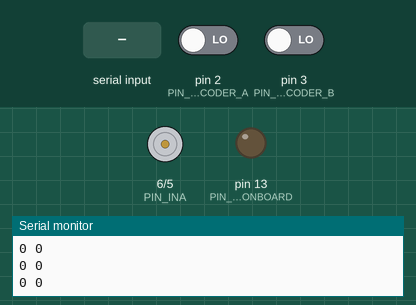
This sketch was run on a simulated Arduino Uno, built with avr-gcc and run on an emulated ATmega328P. On the bench: motor-driver pin pairs drawn as motors (green arrow = first pin HIGH = forward, orange = second pin HIGH = backward, longer = more drive, scaled by the enable pin), output pins drawn as LEDs (lit = HIGH), the last lines printed to the serial monitor. Inputs (shaded band) come from the test bench; at power-on: pin 2 (PIN_ENCODER_A) LOW, pin 3 (PIN_ENCODER_B) LOW.

Above: at 1.2 s.
1.3 s: "wa90\n" received over Serial
At 3.1 s:
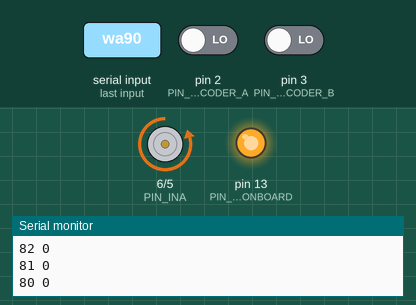
4.3 s: "s90\n" received over Serial
At 4.8 s:
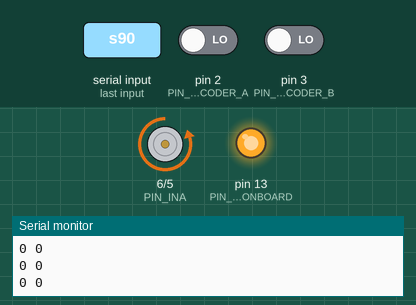
5.8 s: "wa90\n" received over Serial
At 6.01 s:
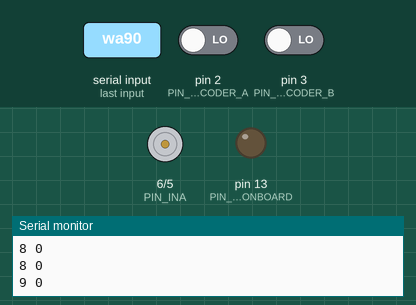
8.8 s: "p90\n" received over Serial
At 9.7 s:
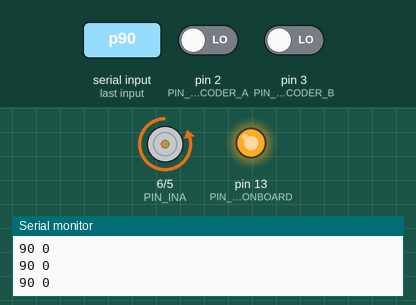
10.3 s: "s90\n" received over Serial
At 11.7 s:
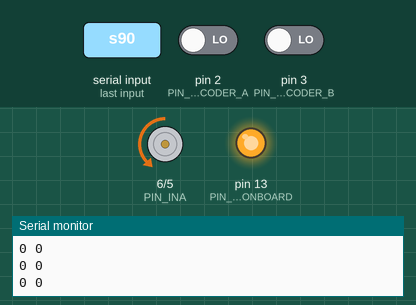
Timing chart, 0 to 12.8 s (numbered marks = the images above; inputs shaded):
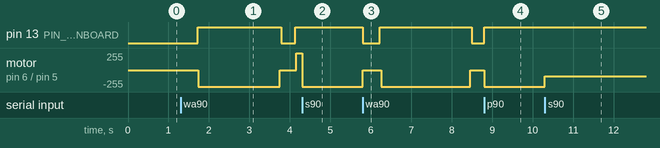

Measured:
- after the input at 1.3 s, pin 13 (PIN_LED_ONBOARD): LOW → HIGH after 0.42 s, → LOW 2.1 s later, → HIGH 0.35 s later; motor on pin 6 (PIN_INA) / pin 5 (PIN_INB): stopped → backward 250/255 after 0.44 s, → stopped 2.0 s later, → forward 250/255 0.41 s later
- after the input at 4.3 s, motor on pin 6 (PIN_INA) / pin 5 (PIN_INB): forward 250/255 → backward 250/255 at once
- after the input at 5.8 s, pin 13 (PIN_LED_ONBOARD): HIGH → LOW at once, → HIGH 0.42 s later, → LOW 2.3 s later; motor on pin 6 (PIN_INA) / pin 5 (PIN_INB): backward 250/255 → stopped at once, → backward 250/255 0.46 s later, → stopped 2.2 s later
- after the input at 8.8 s, motor on pin 6 (PIN_INA) / pin 5 (PIN_INB): stopped → backward 250/255 at once
- after the input at 10.3 s, motor on pin 6 (PIN_INA) / pin 5 (PIN_INB): backward 250/255 → backward 90/255 at once

The sketch:

PIDControl.ino
```cpp
#include "Simple_Function.h"
#include "Constant_Definition.h"

// #include <Encoder.h>

/*== Timer Variables ==*/
Constant_Timer Timer_Encoder ;
Constant_Timer Timer_USB ;
Constant_Timer Timer_Control ;

/*== Motor Variables ==*/
volatile signed long slEncoder_Counter = 0 ;
volatile signed long slSet_Point = 0 ;

static signed long slSet_Wave_Center = 0 ;
static float fWave_Amp = AMPLITUDE_DEFAULT ;
static float fWave_Period = PERIOD_DEFAULT_MS ;
static float fWave_Interval = 6.28 * TIME_CONTROL_MS / fWave_Period ;
static float fWaveCounter = 0 ;

static int iSpeed = 0 ;

static char cControlMode = 0 ;

// Encoder myEnc(PIN_ENCODER_A, PIN_ENCODER_B ) ;
/*Speed and Acceleration Measurement*/
int prevPos = 0;
float prevSpeed = 0;
float currSpeed;
float maxSpeed = 0;
float currAcc;
float maxAcc = 0;

void setup() {
  Hardware_Setup() ;
  Software_Setup() ;
}

void loop() {
  USB_CMD_Task() ;
  USB_Plot_Task() ;
  Control_Task() ;
}

/*========= Function =========*/
/*==== Setup Function ====*/
void Hardware_Setup(void ) {
  /*== LED Setup Function ==*/
  // config IO direction of LED
  pinMode(PIN_LED_ONBOARD, OUTPUT ) ;

  /*== USB Setup Function ==*/
  // config USB UART baud rate
  Serial.begin(BAUDRATE_USB ) ;

  /*== Motor Setup Function ==*/
  pinMode(PIN_INA, OUTPUT ) ;
  pinMode(PIN_INB, OUTPUT ) ;
  pinMode(PIN_ENABLE, OUTPUT ) ;

  pinMode(PIN_ENCODER_A, INPUT ) ;
  pinMode(PIN_ENCODER_B, INPUT ) ;

  attachInterrupt(digitalPinToInterrupt(PIN_ENCODER_A ), Encoder_Task_Simple, CHANGE ) ;
  attachInterrupt(digitalPinToInterrupt(PIN_ENCODER_B ), Encoder_Task_Simple, CHANGE ) ;

  // attachInterrupt(digitalPinToInterrupt(PIN_ENCODER_A ), Encoder_Task, CHANGE ) ;
  // attachInterrupt(digitalPinToInterrupt(PIN_ENCODER_B ), Encoder_Task, CHANGE ) ;

  Encoder_Task_Simple() ;
}

void Software_Setup(void ) {
  /*== Timer Setup Function ==*/
  Timer_USB.Timer_Task(0 ) ;
  Timer_Encoder.Timer_Task(0 ) ;
  Timer_Control.Timer_Task(0 ) ;

  /*== Motor Control Setup Function ==*/
  slEncoder_Counter = 0 ;
  slSet_Point = 0 ;
  iSpeed = 0 ;
  cControlMode = MODE_SPEED ;
  MOTOR_STOP() ;

  /*== Setup Finished!! ==*/
  Serial.print("SetPoint" ) ;
  Serial.print(" ") ;
  Serial.println("Encoder" ) ;
}

/*==== Basic Function ====*/

/*== USB Function ==*/
void USB_CMD_Task(void ) {
  static signed long _slWave = 0 ;
  static signed long _slData0 = 0 ;
  static int _iData0 = 0 ;
  static char _cCommand, _cCommand2, _cTemp ;

  static String _sStringIn = "" ;
  static char _cDataIn[BUFFER_SIZE_USB] ;
  static bool _bData_Complete ;

  static int _iTemp =  0 ;

  // Read buffer
  while ((_cTemp = Serial.read() ) != -1 )
  {
    if (_cTemp == '\n') {
      _bData_Complete = true ;
      break ;
    }
    else _sStringIn += _cTemp ;
  }

  if (_bData_Complete ) {
    _sStringIn.toCharArray(_cDataIn, BUFFER_SIZE_USB ) ;
    // check case
    switch (_cDataIn[0] )
    {
      case CASE_SPEED:
        cControlMode = MODE_SPEED ;
        _iTemp = sscanf(_cDataIn, "s%d", &_iData0 ) ;
        if (_iTemp > 0 ) {
          if (abs(_iData0 ) > MAX_DUTY ) ;
          else iSpeed = _iData0 ;
        }
        break ;
      case CASE_POSITION_STEP:
        _iTemp = sscanf(_cDataIn, "p%ld", &_slData0 ) ;
        if (_iTemp > 0 ) {
          if (abs(_slData0 ) > MOTOR_ENCODER_PPR ) ;
          else {
            cControlMode = MODE_POSITION_STEP ;
            slSet_Point = _slData0 ;
          }
        }
        break ;
      case CASE_WAVE_SIN:
        // check sub-case
        switch (_cDataIn[1] )
        {
          case SUB_CASE_WAVE_AMP:
            _iTemp = sscanf(_cDataIn, "wa%ld", &_slData0 ) ;
            if (_iTemp > 0 ) {
              fWave_Amp = abs(_slData0 ) ;
            }
            break ;
          case SUB_CASE_WAVE_PERIOD:
            _iTemp = sscanf(_cDataIn, "wf%ld", &_slData0 ) ;
            if (_iTemp > 0 ) {
              _slData0 = abs(_slData0 ) ;
              fWaveCounter = fWaveCounter * (float)_slData0 / fWave_Period ;
              fWave_Period = (float)_slData0 ;
              fWave_Interval = 6.28 * TIME_CONTROL_MS / fWave_Period ;
            }
            break ;
          default:
            break ;
        }
        if (cControlMode != MODE_POSITION_WAVE ) {
          slSet_Wave_Center = slSet_Point ;
        }
        cControlMode = MODE_POSITION_WAVE ;
        break ;
      default:
        break ;
    }
    _sStringIn = "" ;
    _bData_Complete = false ;
  }
}

void USB_Plot_Task(void ) {
  if (Serial.availableForWrite() >= BUFFER_SIZE_USB) {
    if (Timer_USB.Timer_Task(TIME_USB_MS_PLOT ) ) {
      Serial.print(slSet_Point ) ;
      Serial.print(" ") ;
      Serial.println(slEncoder_Counter ) ;
//      Measurement_Task(slEncoder_Counter);
    }
  }
}

void Measurement_Task(int currPos) {
  currSpeed = (float)(currPos - prevPos) / MOTOR_ENCODER_PPR * 0.2 / (TIME_USB_MS_PLOT) * 1000;
  currAcc = (currSpeed - prevSpeed) / (TIME_USB_MS_PLOT) * 1000;
  if (maxSpeed < abs(currSpeed)) {
    maxSpeed = abs(currSpeed);
  }
  if (maxAcc < abs(currAcc)) {
    maxAcc = abs(currAcc);
  }
  prevSpeed = currSpeed;
  prevPos = currPos;
  Serial.println("MaxSpeed:" + String(maxSpeed));
  Serial.println("MaxAcc:" + String(maxAcc));
}

/*== Motor Function ==*/
void Encoder_Task(void ) {
  /*== Encoder Conunter ==*/
  static uint8_t _pin_data = 0x00 ;
  static uint8_t _pin_data_last = 0x00 ;
  static uint8_t _pin_temp_1 = 0x00 ;
  static uint8_t _pin_temp_2 = 0x00 ;

  _pin_data = DATA_ENCODER ;
  _pin_temp_1 = _pin_data ^ _pin_data_last ;
  _pin_temp_2 = (_pin_data >> 1 )^_pin_data_last ;

  if (_pin_temp_1 & MASK_ENCODER ) {
    if (_pin_temp_2 & MASK_ENCODER_PLUS ) slEncoder_Counter++ ;
    else slEncoder_Counter-- ;
  }

  _pin_data_last = _pin_data ;
}

void Encoder_Task_Simple(void ) {
  /*== Encoder Conunter ==*/
  static uint8_t _pin_data_A = 0x00 ;
  static uint8_t _pin_data_A_last = 0x00 ;

  _pin_data_A = _pin_data_A_last & 0b00000011 ;
  if (digitalRead(PIN_ENCODER_A ) ) _pin_data_A |= 0b00000100 ;
  if (digitalRead(PIN_ENCODER_B ) ) _pin_data_A |= 0b00001000 ;
  switch (_pin_data_A ) {
    case 0: case 5: case 10: case 15:
      break;
    case 1: case 7: case 8: case 14:
      slEncoder_Counter++; break;
    case 2: case 4: case 11: case 13:
      slEncoder_Counter--; break;
    case 3: case 12:
      slEncoder_Counter += 2; break;
    default:
      slEncoder_Counter -= 2; break;
  }
  _pin_data_A_last = (_pin_data_A >> 2 ) ;
}

void Control_Task(void ) {
  static int _iAbs_duty ;
  static signed long _slPos_err ;
  static signed long _slDelta_err ;
  static signed long _slIntegral_err ;
  static signed long _slPrev_err ;
  static signed long _slOutput_temp ;
  static bool _bSign_output = true ;
  static float _fTemp1, _fTemp2 = 0.0 ;

  // slEncoder_Counter = myEnc.read() ;

  if (cControlMode == MODE_SPEED ) {
    // Reset Position Control variables
    _slPrev_err = 0 ;
    _slIntegral_err = 0 ;
    slSet_Point = slEncoder_Counter ;
    fWaveCounter = 0 ;
    // Motor Output
    if (iSpeed > 0 ) MOTOR_CW(abs(iSpeed ) ) ;
    else MOTOR_CCW(abs(iSpeed ) ) ;
  }
  else if (cControlMode == MODE_POSITION_STEP | cControlMode == MODE_POSITION_WAVE ) {
    if (Timer_Control.Timer_Task(TIME_CONTROL_MS ) ) {
      if (cControlMode == MODE_POSITION_WAVE ) {
        // sin wave generator
        _fTemp1 = fWave_Amp * sin(fWaveCounter * fWave_Interval ) ;
        slSet_Point = slSet_Wave_Center + (signed long )_fTemp1 ;
        fWaveCounter += 1 ;
      }
      else fWaveCounter = 0 ;

      // PID controller
      _slPos_err = slSet_Point - slEncoder_Counter ;
      _slDelta_err = _slPos_err - _slPrev_err ;
      _slIntegral_err += _slPos_err ;
      // Clamp Integral to avoid windup problem
      if (_slIntegral_err > POSITION_CONTROL_I_Max ) _slIntegral_err = POSITION_CONTROL_I_Max ;
      else if (_slIntegral_err < -POSITION_CONTROL_I_Max ) _slIntegral_err = -POSITION_CONTROL_I_Max ;

      _slOutput_temp = ((_slPos_err * POSITION_CONTROL_P +
                         _slIntegral_err * POSITION_CONTROL_I +
                         _slDelta_err * POSITION_CONTROL_D ) >> 8 ) ;
      _slPrev_err = _slPos_err ;

      if (_slOutput_temp >= 0 ) _bSign_output = true ;
      else _bSign_output = false ;

      _slOutput_temp = abs(_slOutput_temp ) ;

      if (_slOutput_temp > MAX_DUTY ) {
        LED_ONBOARD_ON() ;
        _slOutput_temp = MAX_DUTY ;
      }
      else LED_ONBOARD_OFF() ;

      if (abs(_slPos_err) > DEAD_ZONE) {
        if (_bSign_output ) {
          MOTOR_CW(_slOutput_temp ) ;
          iSpeed = _slOutput_temp ;
        }
        else {
          MOTOR_CCW(_slOutput_temp ) ;
          iSpeed = -_slOutput_temp ;
        }
      }
      else {
        MOTOR_STOP();
        iSpeed = 0 ;
      }
    }
  }
}
```

Constant_Definition.h
```cpp
#ifndef CONSTANT_DEFINITION_H
#define CONSTANT_DEFINITION_H

#include <Arduino.h>

/*======== Hardware Definition ========*/
/*==== Pin Definition ====*/
/*== USB Baud Rate ==*/
#define BAUDRATE_USB					115200

/*== LED Control ==*/
#define PIN_LED_ONBOARD					13

/*== Motor ==*/
/*= Encoder =*/
#define PIN_ENCODER_A					2	// PD2
#define PIN_ENCODER_B					3	// PD3

#define MASK_ENCODER					0x0C
#define MASK_ENCODER_PLUS				0x04

#define DATA_ENCODER					PIND

/*= Driver L298 =*/
#define PIN_INA							6
#define PIN_INB							5
#define PIN_ENABLE						4

/*= Control Debug=*/
#define PIN_DEBUG						2

/*== Hardware Setup Time ==*/
#define TIME_SETUP_DELAY_MS				500

/*======== Software Definition ========*/
/*==== USB Constant ====*/
#define TIME_USB_MS						5000

#define BUFFER_SIZE_USB					20

#define CASE_SPEED						's'
#define CASE_POSITION_STEP				'p'
#define CASE_WAVE_SIN					'w'

#define SUB_CASE_WAVE_AMP				'a'
#define SUB_CASE_WAVE_PERIOD			'f'

/*==== USB Plot Constant ====*/
#define TIME_USB_MS_PLOT				20

/*==== LED Constant ====*/
#define TIME_LED_FLASH_MS				25

#define LED_ONBOARD_ON()				digitalWrite(PIN_LED_ONBOARD, HIGH )
#define LED_ONBOARD_OFF()				digitalWrite(PIN_LED_ONBOARD, LOW )

/*==== Motor Constant ====*/
#define TIME_ENCODER_MS					1
#define TIME_CONTROL_MS					1

#define MODE_SPEED						0
#define MODE_POSITION_STEP				1
#define MODE_POSITION_WAVE				2

#define MOTOR_CW(_PWM )					analogWrite(PIN_INA, 0 ), analogWrite(PIN_INB, _PWM ), digitalWrite(PIN_ENABLE, HIGH )
#define MOTOR_CCW(_PWM )				analogWrite(PIN_INA, _PWM ), analogWrite(PIN_INB, 0 ), digitalWrite(PIN_ENABLE, HIGH )
#define MOTOR_STOP()					analogWrite(PIN_INA, 0 ), analogWrite(PIN_INB, 0 ), digitalWrite(PIN_ENABLE, LOW )
#define MAX_DUTY						250

#define DEAD_ZONE						20 // 50 for slower motor

#define MOTOR_ENCODER_PPR				680 // 16(gear ratio)*500(encoder ppr)*4

#define POSITION_CONTROL_P				2000 // 610, 52, 70, 185 for slower motor 2000,160,40,185 for fasterr motor
#define POSITION_CONTROL_I  			160
#define POSITION_CONTROL_D  			40
#define POSITION_CONTROL_I_Max			185

#define AMPLITUDE_DEFAULT				200
#define PERIOD_DEFAULT_MS				5000.0

#endif
```

Simple_Function.cpp
```cpp
#include "Simple_Function.h"

boolean Constant_Timer::Timer_Task(unsigned long _time_zone){
	if((millis() - _last_time) >= _time_zone ){
		_last_time = millis() ;
		return true ;
	}
	return false ;
}
```

Simple_Function.h
```cpp
#ifndef SIMPLE_FUNCTION_H
#define SIMPLE_FUNCTION_H

#include <Arduino.h>

class Constant_Timer{
	public:
		boolean Timer_Task(unsigned long _time_zone ) ;
	private:
		unsigned long _last_time ;
};

#endif
```
